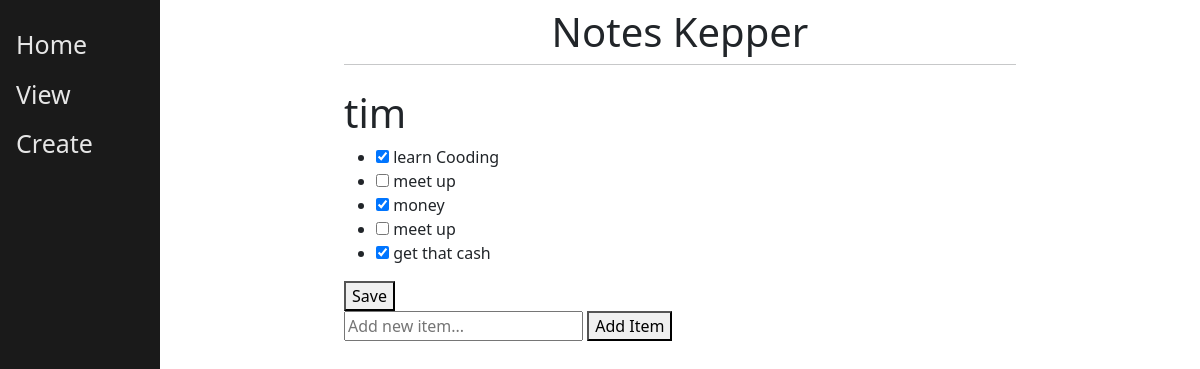
/2, run on the app's committed database.
### main/models.py (models this page shows, shortened)
class ToDoList(models.Model):
    user = models.ForeignKey(User, on_delete=models.CASCADE, related_name="todolist", null=True)
    name = models.CharField(max_length=200)

class Item(models.Model):
    todolist = models.ForeignKey(ToDoList, on_delete=models.CASCADE)
    text = models.CharField(max_length=200)
    completed = models.BooleanField()

### main/views.py (the view, shortened to what this page needs)
# urls.py: path("<int:id>", views.index, name="index"),
def index(response, id):
    ls = ToDoList.objects.get(id=id)
    return render(response, "main/list.html", {"ls": ls})

### main/templates/main/list.html (shortened to what this page needs)
{% extends "main/base.html" %}
{% block content %}
<h1>{{ ls.name }}</h1>
<form method="post" action="#">
    <ul>
        {% for item in ls.item_set.all %}
            <li>
                <input type="checkbox" value="clicked" name="c{{ item.id }}" {% if item.completed %}checked{% endif %}>
                {{ item.text }}
            </li>
        {% endfor %}
    </ul>
    <button type="submit" name="save">Save</button>
</form>
<form method="post" action="#">
    <input type="text" name="new" placeholder="Add new item..." required>
    <button type="submit" name="newItem">Add Item</button>
</form>
{% endblock %}

### data on the page
ToDoList: name "tim"
Item: completed "☑", text "learn Cooding"
Item: text "meet up"
Item: completed "☑", text "money"
Item: text "meet up"
Item: completed "☑", text "get that cash"
